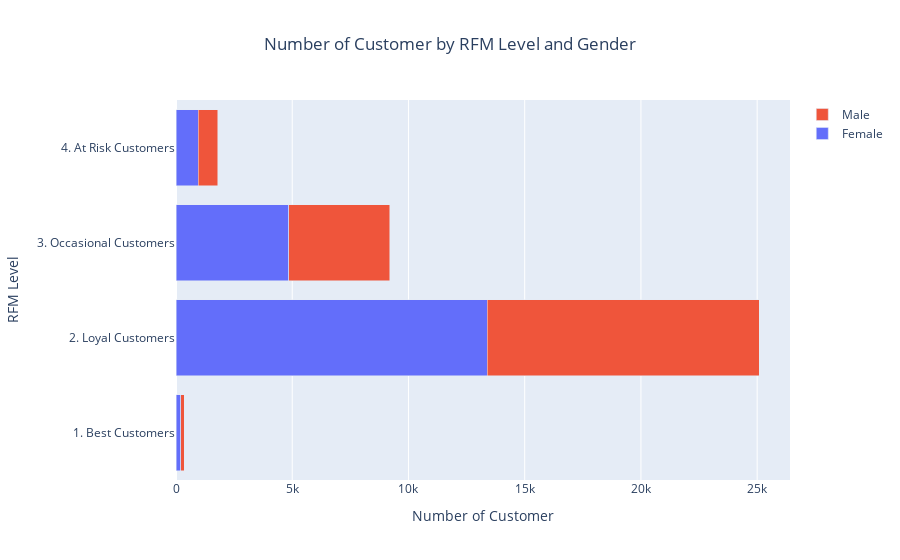

Notebook code cell kept with this figure:
### Code cell
import plotly.graph_objects as go

# Membuat sebuah kanvas
fig = go.Figure()

# Membuat barplot female
female_barplot = go.Bar(
    y=df_class_female['rfm_level'],      # Sumbu-y: RFM level
    x=df_class_female['payCardID'],          # Sumbu-x: Jumlah pelanggan
    orientation='h',                    # Orientasi horizontal
    name='Female',                      # Label
    hoverinfo='all'                     # Menampilkan semua info saat di-hover
)

# Membuat barplot male
male_barplot = go.Bar(
    y=df_class_male['rfm_level'],        # Sumbu-y: RFM level
    x=df_class_male['payCardID'],            # Sumbu-x: Jumlah pelanggan
    orientation='h',                    # Orientasi horizontal
    name='Male',                        # Label
    hoverinfo='all'                     # Menampilkan semua info saat di-hover
)

# Menambahkan barplot female ke dalam figure
fig.add_trace(female_barplot)

# Menambahkan barplot male ke dalam figure
fig.add_trace(male_barplot)

# Meng-update layout
fig.update_layout(
    barmode='stack',                            # Mengubah menjadi stacked bar
    title_text='Number of Customer by RFM Level and Gender',
    title_x=0.5,
    xaxis_title='Number of Customer',
    yaxis_title='RFM Level',
    hoverlabel=dict(
        bgcolor='white',
        font_size=16,
        font_family='Rockwell'
    ),
    yaxis=dict(
        tickmode='array',
        tickvals=df_class_female['rfm_level'],  # Disesuaikan dari nilai data df
    )
)

fig.show()

### Figure 1 — Plotly figure (JSON) as saved in the notebook; plotly's stock layout.template omitted (floating-point values rounded to 4 significant figures)
{"data": [{"hoverinfo": "all", "name": "Female", "orientation": "h", "type": "bar", "x": [200, 13385, 4849, 965], "y": ["1. Best Customers", "2. Loyal Customers", "3. Occasional Customers", "4. At Risk Customers"]}, {"hoverinfo": "all", "name": "Male", "orientation": "h", "type": "bar", "x": [160, 11707, 4339, 837], "y": ["1. Best Customers", "2. Loyal Customers", "3. Occasional Customers", "4. At Risk Customers"]}], "layout": {"barmode": "stack", "hoverlabel": {"bgcolor": "white", "font": {"family": "Rockwell", "size": 16}}, "title": {"text": "Number of Customer by RFM Level and Gender", "x": 0.5}, "xaxis": {"title": {"text": "Number of Customer"}}, "yaxis": {"tickmode": "array", "tickvals": ["1. Best Customers", "2. Loyal Customers", "3. Occasional Customers", "4. At Risk Customers"], "title": {"text": "RFM Level"}}}}
